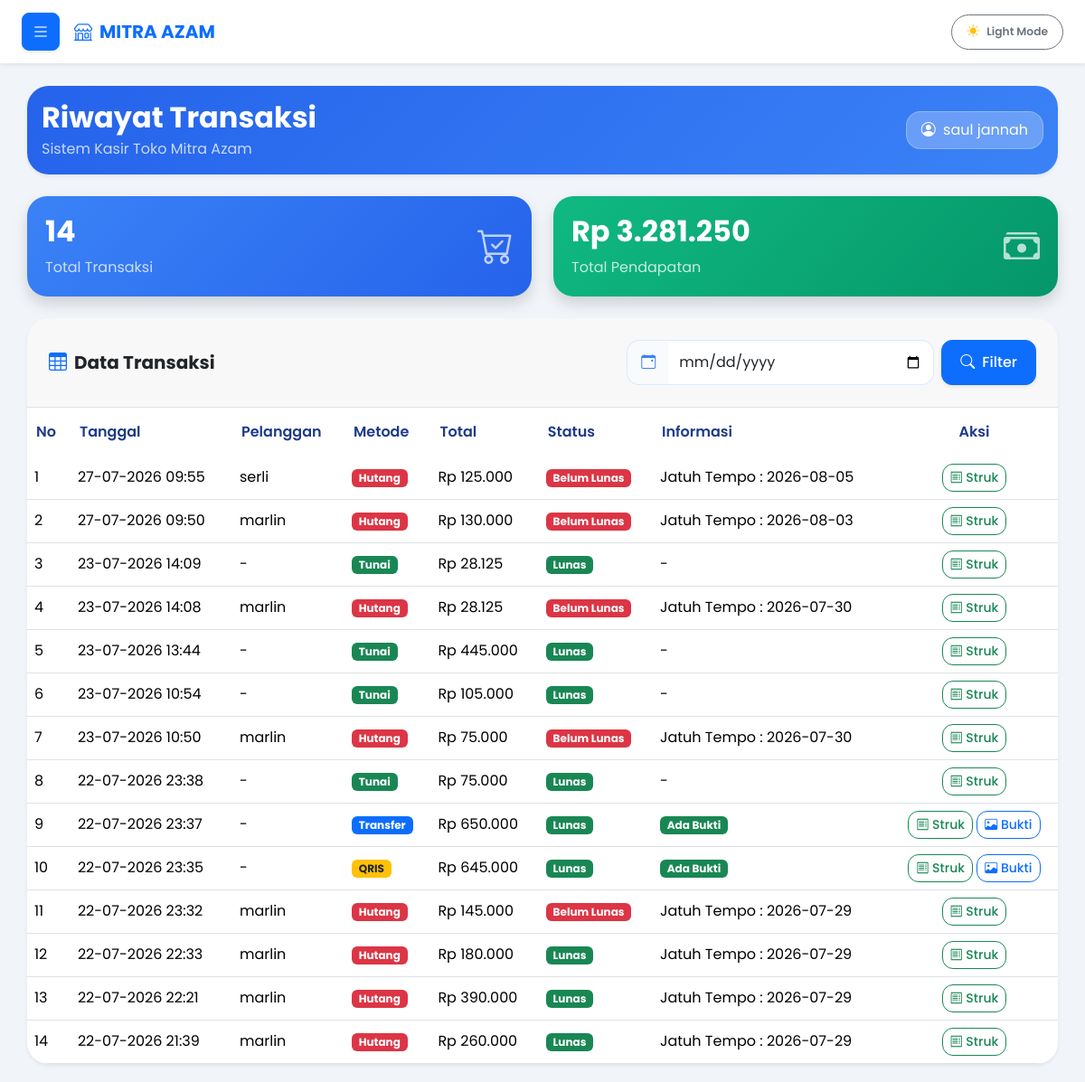
The app's page /kasir/riwayat_transaksi.php (signed in) with its own data.
### tables this page shows
CREATE TABLE `penjualan` (
  `id_penjualan` int(11) NOT NULL AUTO_INCREMENT,
  `tanggal` datetime NOT NULL,
  `total_harga` int(11) NOT NULL,
  `bayar` int(11) NOT NULL,
  `metode_pembayaran` varchar(50) DEFAULT NULL,
  `referensi` varchar(100) DEFAULT NULL,
  `bukti_pembayaran` varchar(255) DEFAULT NULL,
  `kasir` int(11) DEFAULT NULL,
  `nama_kasir` varchar(100) DEFAULT NULL,
  `id_customer` int(11) DEFAULT NULL,
  `kembali` int(11) NOT NULL,
  `nama_customer` varchar(100) DEFAULT NULL,
  `jatuh_tempo` date DEFAULT NULL,
  `status_pembayaran` enum('Lunas','Belum Lunas') NOT NULL,
  `metode_pelunasan` varchar(30) DEFAULT NULL,
  `tanggal_pelunasan` datetime DEFAULT NULL,
  `bukti_pelunasan` varchar(255) DEFAULT NULL,
  `keuntungan` int(11) NOT NULL,
  `id_user` int(11) NOT NULL,
  PRIMARY KEY (`id_penjualan`)
);

### kasir/riwayat_transaksi.php (the view, shortened to what this page needs)
<?php
require_once '../config/koneksi.php';
$current_tema = $_SESSION['tema'] ?? 'light';
$cari = "";
$query = "SELECT * FROM penjualan ORDER BY id_penjualan DESC";
$data = mysqli_query($conn, $query);
$total_transaksi = 0;
$total_query = mysqli_query($conn, "SELECT COUNT(*) AS total FROM penjualan");
if ($total_query) {
    $row = mysqli_fetch_assoc($total_query);
    $total_transaksi = $row['total'];
}
$total_pendapatan = 0;
$pendapatan_query = mysqli_query($conn, "SELECT SUM(total_harga) AS total FROM penjualan");
if ($pendapatan_query) {
    $row_pendapatan = mysqli_fetch_assoc($pendapatan_query);
    $total_pendapatan = $row_pendapatan['total'] ?? 0;
}
?>
<!DOCTYPE html>
<html lang="id" data-bs-theme="<?= $current_tema; ?>">
<head>
    <link href="https://cdn.jsdelivr.net/npm/bootstrap@5.3.3/dist/css/bootstrap.min.css" rel="stylesheet">
    <link rel="stylesheet" href="https://cdn.jsdelivr.net/npm/bootstrap-icons@1.11.3/font/bootstrap-icons.min.css">
</head>
<body>
<nav class="navbar bg-white fixed-top shadow-sm px-4" style="height: 70px;">
  <div class="container-fluid px-0 d-flex align-items-center justify-content-between">
    <div class="d-flex align-items-center gap-3">
        <button class="btn btn-primary d-flex align-items-center justify-content-center p-2 rounded-3 shadow-sm" type="button" data-bs-toggle="offcanvas" data-bs-target="#sidebarKasir" style="width: 42px; height: 42px;">
          <i class="bi bi-list fs-5"></i>
        </button>
        <a class="navbar-brand fw-bold text-primary d-flex align-items-center gap-2 m-0 p-0 fs-5" href="dashboard.php">
          <i class="bi bi-shop"></i> MITRA AZAM
        </a>
    </div>
    <button class="btn btn-sm btn-outline-secondary rounded-pill px-3 py-2 d-flex align-items-center gap-2" id="themeToggleBtn" onclick="toggleQuickTheme()">
        <i class="bi <?= $current_tema == 'dark' ? 'bi-moon-stars-fill text-warning' : 'bi-sun-fill text-warning'; ?>"></i>
        <span class="small fw-semibold d-none d-sm-inline"><?= $current_tema == 'dark' ? 'Dark Mode' : 'Light Mode'; ?></span>
    </button>
  </div>
</nav>
<div class="content">
    <div class="card header-card mb-4 shadow-sm">
        <div class="card-body">
            <div class="d-flex justify-content-between align-items-center flex-wrap gap-3">
                <div>
                    <h2 class="fw-bold mb-1">Riwayat Transaksi</h2>
                    <p class="mb-0 opacity-75">Sistem Kasir Toko Mitra Azam</p>
                </div>
                <div class="bg-white bg-opacity-25 py-2 px-3 rounded-4 border border-white border-opacity-25 text-white">
                    <i class="bi bi-person-circle me-1"></i>
                    <?= htmlspecialchars($_SESSION['nama']); ?>
                </div>
            </div>
        </div>
    </div>
    <div class="row mb-4 g-4">
        <div class="col-md-6">
            <div class="stat-card bg-blue shadow">
                <div class="d-flex justify-content-between align-items-center">
                    <div>
                        <h2 class="fw-bold"><?= $total_transaksi; ?></h2>
                        <p class="mb-0 opacity-75">Total Transaksi</p>
                    </div>
                    <i class="bi bi-cart-check icon-stat"></i>
                </div>
            </div>
        </div>
        <div class="col-md-6">
            <div class="stat-card bg-green shadow">
                <div class="d-flex justify-content-between align-items-center">
                    <div>
                        <h2 class="fw-bold">Rp <?= number_format($total_pendapatan, 0, ',', '.'); ?></h2>
                        <p class="mb-0 opacity-75">Total Pendapatan</p>
                    </div>
                    <i class="bi bi-cash-stack icon-stat"></i>
                </div>
            </div>
        </div>
    </div>
    <div class="card shadow-sm">
        <div class="card-header border-bottom p-4">
            <div class="row align-items-center g-3">
                <div class="col-lg-6 col-md-12">
                    <h5 class="mb-0 fw-bold d-flex align-items-center gap-2">
                        <i class="bi bi-table text-primary"></i> Data Transaksi
                    </h5>
                </div>
                <div class="col-lg-6 col-md-12">
                    <form method="GET" action="">
                        <div class="d-flex gap-2 justify-content-lg-end">
                            <div class="input-group" style="max-width: 340px;">
                                <span class="input-group-text input-group-text-custom">
                                    <i class="bi bi-calendar-event"></i>
                                </span>
                                <input type="date" name="cari" class="form-control form-control-search" value="<?= htmlspecialchars($cari); ?>">
                            </div>
                            <button class="btn btn-primary btn-search-custom d-flex align-items-center gap-2 shadow-sm" type="submit">
                                <i class="bi bi-search"></i> <span>Filter</span>
                            </button>
                        </div>
                    </form>
                </div>
            </div>
        </div>
        <div class="card-body p-0">
            <div class="table-responsive">
                <table class="table align-middle table-hover mb-0">
                    <thead>
                        <tr>
                            <th>No</th>
                            <th>Tanggal</th>
                            <th>Pelanggan</th>
                            <th>Metode</th>
                            <th>Total</th>
                            <th>Status</th>
                            <th>Informasi</th>
                            <th class="text-center">Aksi</th>
                        </tr>
                    </thead>
                    <tbody>
                    <?php if(mysqli_num_rows($data) > 0): ?>
                        <?php $no = 1; ?>
                        <?php while($d = mysqli_fetch_assoc($data)): ?>
                        <tr>
                            <td><?= $no++; ?></td>
                            <td><?= date('d-m-Y H:i', strtotime($d['tanggal'])); ?></td>
                            <td><?= !empty($d['nama_customer']) ? $d['nama_customer'] : '-'; ?></td>
                            <td>
                                <?php
                                if($d['metode_pembayaran']=="Tunai"){
                                    echo "<span class='badge bg-success'>Tunai</span>";
                                }elseif($d['metode_pembayaran']=="Transfer"){
                                    echo "<span class='badge bg-primary'>Transfer</span>";
                                }elseif($d['metode_pembayaran']=="QRIS"){
                                    echo "<span class='badge bg-warning text-dark'>QRIS</span>";
                                }else{
                                    echo "<span class='badge bg-danger'>Hutang</span>";
                                }
                                ?>
                            </td>
                            <td>
                                Rp <?= number_format($d['total_harga'],0,',','.'); ?>
                            </td>
                            <td>
                                <?php
                                if($d['status_pembayaran']=="Lunas"){
                                    echo "<span class='badge bg-success'>Lunas</span>";
                                }else{
                                    echo "<span class='badge bg-danger'>Belum Lunas</span>";
                                }
                                ?>
                            </td>
                            <td>
                                <?php
                                if($d['metode_pembayaran']=="Transfer" || $d['metode_pembayaran']=="QRIS"){
                                    if(!empty($d['bukti_pembayaran'])){
                                        echo "<span class='badge bg-success'>Ada Bukti</span>";
                                    }else{
                                        echo "<span class='badge bg-danger'>Tidak Ada Bukti</span>";
                                    }
                                }elseif($d['metode_pembayaran']=="Hutang"){
                                    echo "Jatuh Tempo : ".$d['jatuh_tempo'];
                                }else{
                                    echo "-";
                                }
                                ?>
                            </td>
                            <td class="text-center">
                                <a href="struk.php?id=<?= $d['id_penjualan']; ?>"
                                target="_blank"
                                class="btn btn-outline-success btn-sm">
                                    <i class="bi bi-receipt"></i> Struk
                                </a>
                                <?php if(
                                    !empty($d['bukti_pembayaran']) &&
                                    file_exists("../uploads/bukti_pembayaran/".$d['bukti_pembayaran'])
                                ): ?>
                                    <button
                                        class="btn btn-outline-primary btn-sm"
                                        data-bs-toggle="modal"
                                        data-bs-target="#modal<?= $d['id_penjualan']; ?>">
                                        <i class="bi bi-image"></i> Bukti
                                    </button>
                                <?php endif; ?>
                            </td>
                        </tr>
                        <?php endwhile; ?>
                    <?php endif; ?>
                    </tbody>
                </table>
            </div>
        </div>
    </div>
</div>
</body>
</html>

### kasir/riwayat_transaksi.php (style rules this page uses)
* { font-family:'Poppins', sans-serif; }
body { background:#f1f5f9; overflow-x:hidden; padding-top: 75px; color: #334155; transition: background 0.3s ease, color 0.3s ease; }
.content { padding: 20px 30px; }
.card { border:none; border-radius:24px; overflow:hidden; box-shadow: 0 5px 20px rgba(0,0,0,0.08); background: #ffffff; }
.header-card { background:linear-gradient(135deg, #2563eb, #3b82f6); color:white; }
.stat-card { border-radius:22px; color:white; padding:20px; transition:0.3s; border: none; }
.bg-blue { background:linear-gradient(135deg, #3b82f6, #2563eb); }
.bg-green { background:linear-gradient(135deg, #10b981, #059669); }
.icon-stat { font-size:40px; opacity:0.7; }
.table thead { background:#eff6ff; }
.table thead th { color:#1e3a8a; border:none; font-weight:600; padding: 15px 10px; }
.form-control { border-radius:14px; border:1px solid #dbeafe; padding:12px; }
.input-group-text-custom { background-color: #f8fafc; border: 1px solid #dbeafe; border-right: none; border-radius: 14px 0 0 14px; color: #3b82f6; padding-left: 15px; padding-right: 15px; }
.form-control-search { border-left: none; border-radius: 0 14px 14px 0 !important; }
.btn { border-radius:12px; font-weight:500; }
.btn-search-custom { border-radius: 12px; padding-left: 20px; padding-right: 20px; }

### records on screen
penjualan: tanggal "27-07-2026 09:55", nama_customer "serli", metode_pembayaran "Hutang", total_harga "125.000", status_pembayaran "Belum Lunas", jatuh_tempo "2026-08-05"
penjualan: tanggal "27-07-2026 09:50", nama_customer "marlin", metode_pembayaran "Hutang", total_harga "130.000", status_pembayaran "Belum Lunas", jatuh_tempo "2026-08-03"
penjualan: tanggal "23-07-2026 14:09", metode_pembayaran "Tunai", total_harga "28.125", status_pembayaran "Lunas"
penjualan: tanggal "23-07-2026 14:08", nama_customer "marlin", metode_pembayaran "Hutang", total_harga "28.125", status_pembayaran "Belum Lunas", jatuh_tempo "2026-07-30"
penjualan: tanggal "23-07-2026 13:44", metode_pembayaran "Tunai", total_harga "445.000", status_pembayaran "Lunas"
penjualan: tanggal "23-07-2026 10:54", metode_pembayaran "Tunai", total_harga "105.000", status_pembayaran "Lunas"
penjualan: tanggal "23-07-2026 10:50", nama_customer "marlin", metode_pembayaran "Hutang", total_harga "75.000", status_pembayaran "Belum Lunas", jatuh_tempo "2026-07-30"
penjualan: tanggal "22-07-2026 23:38", metode_pembayaran "Tunai", total_harga "75.000", status_pembayaran "Lunas"
penjualan: tanggal "22-07-2026 23:37", metode_pembayaran "Transfer", total_harga "650.000", status_pembayaran "Lunas"
penjualan: tanggal "22-07-2026 23:35", metode_pembayaran "QRIS", total_harga "645.000", status_pembayaran "Lunas"
penjualan: tanggal "22-07-2026 23:32", nama_customer "marlin", metode_pembayaran "Hutang", total_harga "145.000", status_pembayaran "Belum Lunas", jatuh_tempo "2026-07-29"
penjualan: tanggal "22-07-2026 22:33", nama_customer "marlin", metode_pembayaran "Hutang", total_harga "180.000", status_pembayaran "Lunas", jatuh_tempo "2026-07-29"
penjualan: tanggal "22-07-2026 22:21", nama_customer "marlin", metode_pembayaran "Hutang", total_harga "390.000", status_pembayaran "Lunas", jatuh_tempo "2026-07-29"
penjualan: tanggal "22-07-2026 21:39", nama_customer "marlin", metode_pembayaran "Hutang", total_harga "260.000", status_pembayaran "Lunas", jatuh_tempo "2026-07-29"

### other values on screen
$_SESSION['nama'] "saul jannah"
$total_transaksi "14"
$total_pendapatan "3.281.250"
